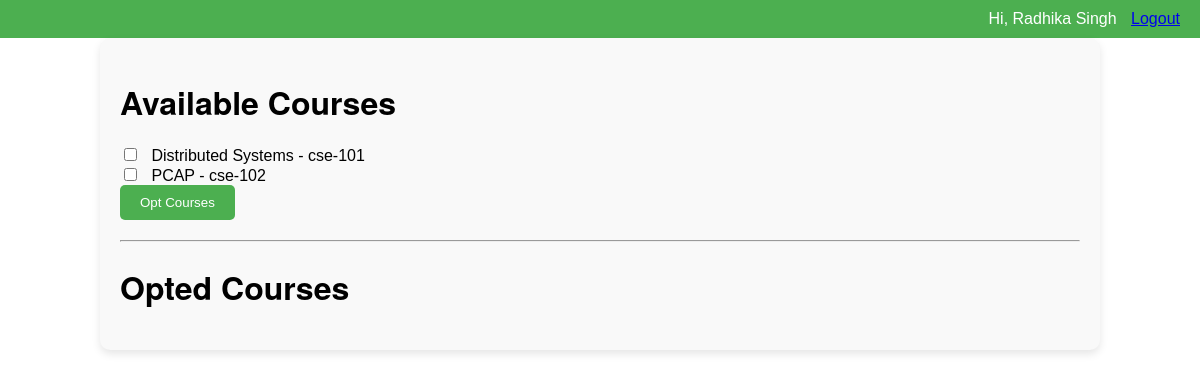
The app's page /course_dashboard (signed in) with its own data.
### app/models.py (models this page shows, shortened)
class Details(models.Model):
    user = models.OneToOneField(User, on_delete=models.CASCADE)
    regno = models.CharField(max_length=100)
    name = models.CharField(max_length=100)
    email = models.EmailField(max_length=100)
    gender = models.CharField(max_length=10)
    contact_number = models.CharField(max_length=15)
    branch = models.CharField(max_length=100)

class Course(models.Model):
    course_name = models.CharField(max_length=100)
    course_code = models.CharField(max_length=10, unique=True)
    dept = models.CharField(max_length=50)

### app/views.py (the view)
# urls.py: path('course_dashboard',views.course_dashboard,name='course_dashboard'),
@login_required
def course_dashboard(request):
    if request.user.is_authenticated:
        student = request.user.details
        student_department = student.branch
    else:
        student_department = None
    if student_department:
        available_courses = Course.objects.filter(dept=student_department).exclude(studentcourse__regno=student)
    else:
        available_courses = None
    if student:
        opted_courses = StudentCourse.objects.filter(regno=student).select_related('course_code')
    else:
        opted_courses = None
    context = {
        'available_courses': available_courses,
        'opted_courses': opted_courses
    }
    return render(request, 'course_dashboard.html', context)

### app/templates/course_dashboard.html (shortened to what this page needs)
<!DOCTYPE html>
<html lang="en">
<head>
</head>
<body>
    <div class="navbar">
        <div>
            {% if user.is_authenticated %}
                <span style="margin-right:10px">Hi, {{ user.details.name }}</span>
                <a href="{% url 'signin_student' %}">Logout</a>
            {% endif %}
        </div>
    </div>
    <div class="container">
        <h1>Available Courses</h1>
        <form method="post" action="{% url 'opt_course' %}">
            {% for course in available_courses %}
                <input type="checkbox" name="course_id" value="{{ course.id }}"> {{ course.course_name }} - {{ course.course_code }}<br>
            {% endfor %}
            <button type="submit">Opt Courses</button>
        </form>
        <hr>
        <h1>Opted Courses</h1>
    </div>
</body>
</html>

### app/templates/course_dashboard.html (style rules this page uses)
body { font-family: Arial, sans-serif; margin: 0; padding: 0; }
.navbar { background-color: #4CAF50; color: white; padding: 10px 20px; display: flex; justify-content: space-between; align-items: center; }
.container { width: 80%; margin: auto; padding: 20px; border-radius: 10px; box-shadow: 0 4px 8px rgba(0, 0, 0, 0.1); background-color: #f9f9f9; animation: fadeIn 0.2s ease-in-out; }
h1 { text-align: left; margin-bottom: 20px; font-family: "Helvetica Neue", Helvetica, Arial, sans-serif; }
form { margin-bottom: 20px; }
input[type="checkbox"] { margin-right: 10px; }
button[type="submit"] { background-color: #4CAF50; color: white; border: none; padding: 10px 20px; border-radius: 5px; cursor: pointer; transition: background-color 0.3s ease; }

### records on screen
Course: course_name "Distributed Systems", course_code "cse-101"
Course: course_name "PCAP", course_code "cse-102"

### other values on screen
{{ user.details.name }} "Radhika Singh"
